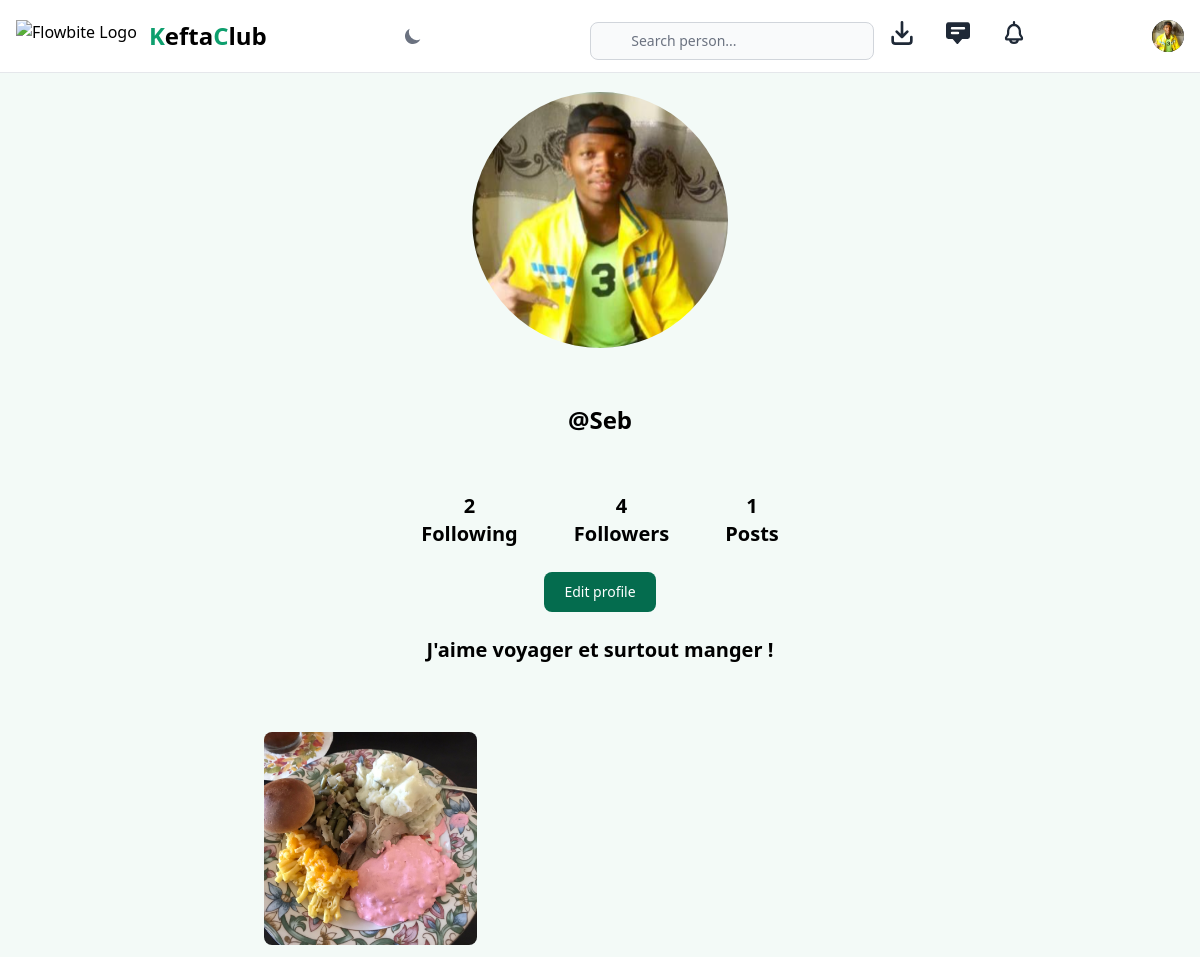
Screenshot of /profile/Seb (signed in) with the database file from the repository.
### core/models.py (models this page shows, shortened)
class Profile(models.Model):
    user = models.ForeignKey(User, on_delete=models.CASCADE)
    id_user = models.IntegerField()
    bio = models.TextField(blank=True)
    profileimg = models.ImageField(upload_to='profile_images', default='blank-profile-picture.png')
    location = models.CharField(max_length=100, blank=True)
    birthDate = models.DateTimeField(default=datetime.fromisoformat("2000-01-01"))
    favoriteSpicyness =models.CharField(max_length=100, default="0")
    favoriteCooking =models.CharField(max_length=100, default="burnt")
    favoriteOrigin =models.CharField(max_length=100, default="Leftovers")

class Post(models.Model):
    id = models.UUIDField(primary_key=True, default=uuid.uuid4)
    user = models.CharField(max_length=100)
    image = models.ImageField(upload_to='post_images')
    caption = models.TextField()
    created_at = models.DateTimeField(default=datetime.now)
    no_of_likes = models.IntegerField(default=0)
    Spicyness =models.CharField(max_length=100, default="0")
    Cooking =models.CharField(max_length=100,  default="burnt")
    Origin =models.CharField(max_length=100,  default="Leftovers")
    location = models.CharField(max_length=100, default="unknown")

### core/views.py (the view)
# urls.py: path('profile/<str:pk>', views.profile, name='profile'),
@login_required(login_url='signin')
def profile(request, pk):
    user_object = User.objects.get(username=pk)
    user_profile = Profile.objects.get(user=user_object)
    user_posts = Post.objects.filter(user=pk)
    user_post_length = len(user_posts)
    follower = request.user.username
    user = pk
    if FollowersCount.objects.filter(follower=follower, user=user).first():
        button_text = 'Unfollow'
    else:
        button_text = 'Follow'
    user_followers = len(FollowersCount.objects.filter(user=pk))
    user_following = len(FollowersCount.objects.filter(follower=pk))
    context = {
        'user_object': user_object,
        'user_profile': user_profile,
        'user_posts': user_posts,
        'user_post_length': user_post_length,
        'button_text': button_text,
        'user_followers': user_followers,
        'user_following': user_following,
    }
    return render(request, 'profile.html', context)

### templates/profile.html (shortened to what this page needs)
{% extends "_base.html" %}
{% load static %}
{% block content %}
<div class="relative max-w-2xl mx-auto my-3">
	<div class="flex flex-col justify-center items-center my-5">
		<img class="rounded-full w-64 h-64" src="{{user_profile.profileimg.url}}" alt="image description">
		<span class="py-8 self-center text-2xl font-bold whitespace-nowrap dark:text-white" style="margin:24px;">@{{user_object.username}}</span>
		<div class="flex gap-10 text-sm">
			<div class="flex flex-col items-center mr-4">
				<span class="text-xl font-bold whitespace-nowrap dark:text-white">{{user_following}}</span>
				<span class="text-xl font-bold whitespace-nowrap dark:text-white">Following</span>
			</div>
			<div class="flex flex-col items-center mr-4">
				<span class="text-xl font-bold whitespace-nowrap dark:text-white">{{user_followers}}</span>
				<span class="text-xl font-bold whitespace-nowrap dark:text-white">Followers</span>
			</div>
			<div class="flex flex-col items-center">
				<span class="text-xl font-bold whitespace-nowrap dark:text-white">{{user_post_length}}</span>
				<span class="text-xl font-bold whitespace-nowrap dark:text-white">Posts</span>
			</div>
		</div>
		{% if user_object.username == user.username %}
		<a href="/settings" data-ripple="">
		<button class="focus:outline-none text-white bg-green-700 hover:bg-green-800 focus:ring-4 focus:ring-green-300 font-medium rounded-lg text-sm px-5 py-2.5 me-2 mb-2 dark:bg-green-600 dark:hover:bg-green-700 dark:focus:ring-green-800" style="margin:24px;">Edit profile</button>
		</a>
		{% endif %}
		<p class="text-xl font-bold whitespace-nowrap dark:text-white" style="margin-bottom:48px;">{{user_profile.bio}}</p>
	</div>
	<div class="grid grid-cols-2 md:grid-cols-3 gap-4">
		{% for post in user_posts %}
			<div class="relative w-full overflow-hidden rounded-lg" style="padding-top: 100%;">
				<a href="/post/{{post.id}}"><img class="absolute inset-0 w-full h-full object-cover" src="{{post.image.url}}" alt=""></a>
			</div>
		{% endfor %}
	</div>
</div>
{% endblock content %}

### templates/_base.html (shortened to what this page needs)
{% load compress %}
{% load static %}
<!DOCTYPE html>
<html lang="en">
<head>
    {% compress css %}
    <link rel="stylesheet" href="{% static './src/output.css' %}">
    {% endcompress %}
</head>
<body class="bg-green-50 dark:bg-gray-700">
    <nav class="bg-white dark:bg-gray-900 fixed w-full z-20 top-0 start-0 border-b border-gray-200 dark:border-gray-600">
        <div class="max-w-screen-xl flex flex-wrap items-center justify-between mx-auto p-4">
            <a href="/" class="flex items-center space-x-3 rtl:space-x-reverse">
                <img src="{% static './images/Karmine_Corp_logo.svg' %}" class="h-8" alt="Flowbite Logo" />
                <span class="self-center text-2xl font-bold whitespace-nowrap dark:text-white"><span class="text-green-500">K</span>efta<span class="text-green-500">C</span>lub</span>
            </a>
            <button id="theme-toggle" type="button" class="text-gray-500 dark:text-gray-400 hover:bg-gray-100 dark:hover:bg-gray-700 focus:outline-none focus:ring-4 focus:ring-gray-200 dark:focus:ring-gray-700 rounded-lg text-sm p-2.5">
                <svg id="theme-toggle-dark-icon" class="hidden w-5 h-5" fill="currentColor" viewBox="0 0 20 20" xmlns="http://www.w3.org/2000/svg"><path d="M17.293 13.293A8 8 0 016.707 2.707a8.001 8.001 0 1010.586 10.586z"></path></svg>
            </button>
            {% if user_profile.user.is_authenticated %}
            <div class="flex items-center md:order-2 space-x-3 md:space-x-0 rtl:space-x-reverse">
                <button type="button" class="flex text-sm bg-gray-800 rounded-full md:me-0 focus:ring-4 focus:ring-gray-300 dark:focus:ring-gray-600" id="user-menu-button" aria-expanded="false" data-dropdown-toggle="user-dropdown" data-dropdown-placement="bottom">
                <img class="w-8 h-8 rounded-full" src="{{user_profile.profileimg.url}}" alt="user photo">
                </button>
            </div>
            <div class="items-center justify-between hidden w-full md:flex md:w-auto md:order-1" id="navbar-user">
                <form action="/search" method="POST" class="block h-8 justify-center ml-4 mr-8">
                    <input type="text" name="username" class="block w-full mx-4 my-0.5 p-2 ps-10 text-sm text-gray-900 border border-gray-300 rounded-lg bg-gray-50 focus:ring-green-500 focus:border-green-500 dark:bg-gray-700 dark:border-gray-600 dark:placeholder-gray-400 dark:text-white dark:focus:ring-green-500 dark:focus:border-green-500" placeholder="Search person...">&nbsp; &nbsp;
                </form>
                <ul class="flex flex-col font-medium p-4 md:p-0 mt-4 border border-gray-100 rounded-lg bg-gray-50 md:space-x-8 rtl:space-x-reverse md:flex-row md:mt-0 md:border-0 md:bg-white dark:bg-gray-800 md:dark:bg-gray-900 dark:border-gray-700">
                    <li>
                        <a href="#">
                            <button id="dropdownNotificationButton3" data-dropdown-toggle="dropdownNotification3" class="relative inline-flex items-center text-sm font-medium text-center text-gray-500 hover:text-gray-900 focus:outline-none dark:hover:text-white dark:text-gray-400" type="button">
                            </button>
                        </a>
                    </li>
                    <li>
                        <button id="dropdownNotificationButton" data-dropdown-toggle="dropdownNotification" class="relative inline-flex items-center text-sm font-medium text-center text-gray-500 hover:text-gray-900 focus:outline-none dark:hover:text-white dark:text-gray-400" type="button">
                        </button>
                    </li>
                    <li class="hidden md:block">
                        <button id="dropdownNotificationButton" data-dropdown-toggle="dropdownNotification2" class="relative inline-flex items-center text-sm font-medium text-center text-gray-500 hover:text-gray-900 focus:outline-none dark:hover:text-white dark:text-gray-400" type="button">
                        </button>
                    </li>
                </ul>
            </div>
            {% else %}
            <a href="/signup">
                <button type="button" class="focus:outline-none text-white bg-green-700 hover:bg-green-800 focus:ring-4 focus:ring-green-300 font-medium rounded-lg text-sm px-5 py-2.5 me-2 mb-2 dark:bg-green-600 dark:hover:bg-green-700 dark:focus:ring-green-800">Register</button>
            </a>
            {% endif %}
        </div>
    </nav>
    <div class="container mx-auto" style="margin-top: 92px;">
        {% block content %}
        {% endblock content %}
    </div>
</body>
</html>

### rows the page displays
Profile: profileimg (picture), bio "J'aime voyager et surtout manger !"
Post: image (picture)

### other values shown
{{ user_object.username }} "Seb"
{{ user_following }} "2"
{{ user_followers }} "4"
{{ user_post_length }} "1"
